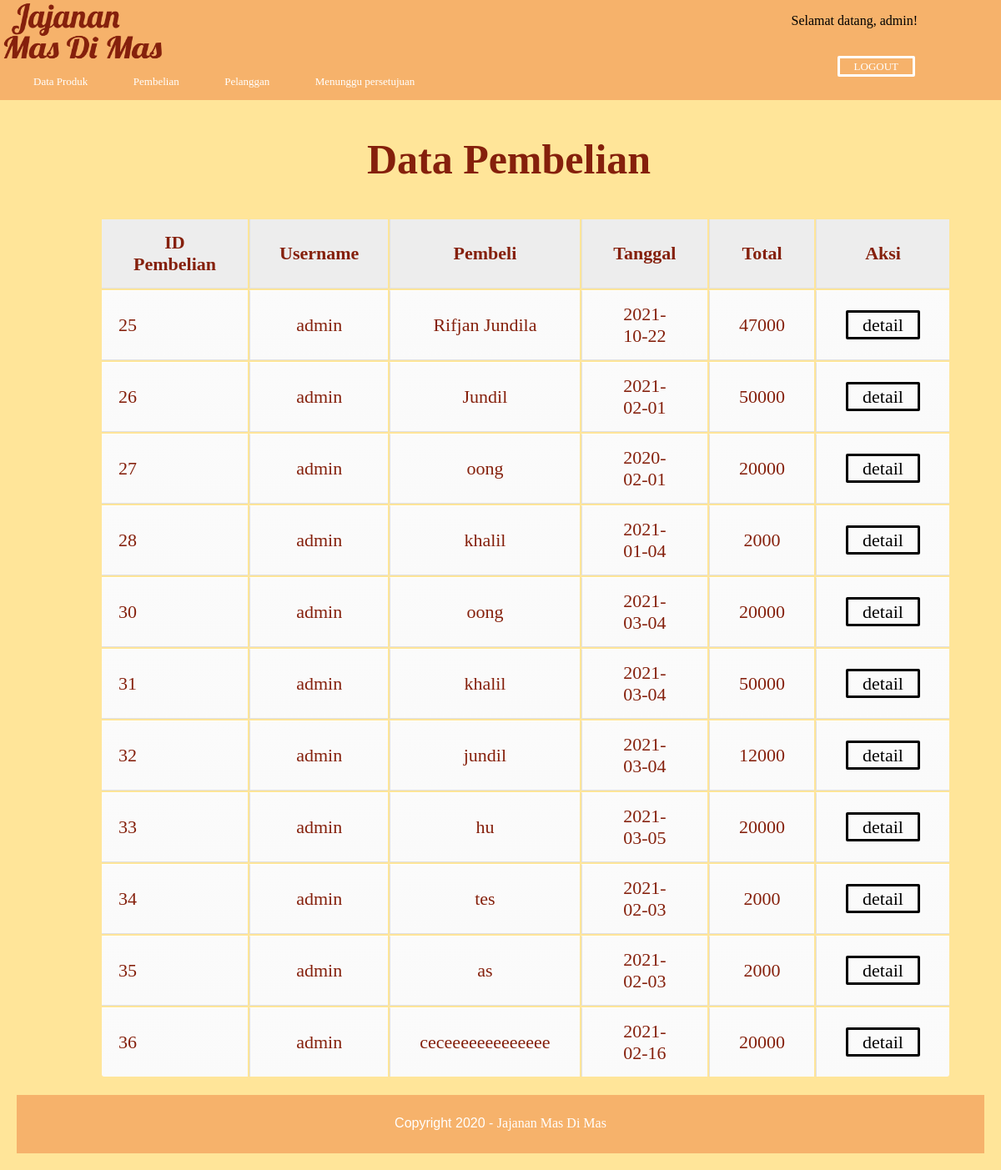
Screenshot of /pembelian.php (signed in) with the database file from the repository.
### tables this page shows
CREATE TABLE `pembelian` (
  `id_pembelian` int(11) NOT NULL,
  `username` varchar(20) NOT NULL,
  `atasnama` varchar(100) NOT NULL,
  `tanggal` date NOT NULL,
  `pembayaran` varchar(200) NOT NULL,
  `total` int(11) NOT NULL,
  `status` enum('diproses','dikirim','selesai','ditolak') NOT NULL DEFAULT 'diproses',
  `bukti_pembayaran` varchar(100) DEFAULT NULL
);

CREATE TABLE `pengguna` (
  `username` varchar(20) NOT NULL,
  `email` varchar(100) NOT NULL,
  `nohp` varchar(15) NOT NULL,
  `password` varchar(20) NOT NULL,
  `password2` varchar(20) NOT NULL,
  `alamat` text NOT NULL,
  `kodepos` varchar(50) NOT NULL
);

### pembelian.php (the view, shortened to what this page needs)
<!DOCTYPE html>
<html>
<head>
	<link rel='stylesheet' href='css/admin.css'>
</head>
<body>
	<div class='header'>
		<a href="admin.php" class="custom-logo-link" rel="home" aria-current="page"><img width="200" height="80px" src="gambar/logo.png" class="custom-logo"/></a>
		<div class="menu-header-1">
			<div class="a">
				<ul>
					<p>Selamat datang, <?php echo $_SESSION['username']; ?>!</p>
					<li><a href="logout.php">LOGOUT</a></li>
				</ul>
			</div>
			<div class="c">
			</div>
		</div>
		<div class="menu-header-2">
		</div>
	</div>
	<div class="header-2">
		<div class="menu-header-2">
			<ul>
				<li><a href="dataproduk.php">Data Produk</a></li>
				<li><a href="pembelian.php">Pembelian</a></li>
				<li><a href="pelanggan.php">Pelanggan</a></li>
				<li><a href="menunggupersetujuan.php">Menunggu persetujuan</a></li>
			</ul>
		</div>
	</div>
	<div class='gambar'>
		<h2> Data Pembelian </h2>
		<table class="table">
			<thead>
				<tr>
					<th>ID Pembelian</th>
					<th>Username</th>
					<th>Pembeli</th>
					<th>Tanggal</th>
					<th>Total</th>
					<th>Aksi</th>
				</tr>
			</thead>
			<tbody>
				<?php
				include 'konek.php';
				$ambil=$con->query("SELECT * FROM pembelian JOIN pengguna ON pembelian.username=pengguna.username"); ?>
				<?php while($pecah = $ambil->fetch_assoc()){ ?>
					<tr>
						<td><?php echo $pecah['id_pembelian'];?></td>
						<td><?php echo $pecah['username'];?></td>
						<td><?=$pecah['atasnama']?></td>
						<td><?php echo $pecah['tanggal'];?></td>
						<td><?php echo $pecah['total'];?></td>
						<td>
							<a href="admin.php?halaman=detail&id=<?php echo $pecah['id_pembelian'];?>" class="btn">detail</a>
						</td>
					</tr>
				<?php } ?>
			</tbody>
		</table>
	</div>
	<div class='footer'>
		<p>Copyright 2020 - <a href=''>Jajanan Mas Di Mas</a></p>
	</div>
</body>
</html>

### css/admin.css (style rules this page uses)
body { background-color: #FFE599; margin: 0; font-family: sans-serif; }
.header { width: 100%; height: 60px; background-color: #F6B26B; }
.menu-header-1 { float: right; height: 60px; width: 40%; border-left: 0px solid; text-align: right; font-family: signika; }
.menu-header-1 .a { border-left: 0px solid; width: 44%; float: right; height: 60px; margin-right: 100px; }
.menu-header-1 .a ul a { font-size: 13px; font-family: Arial Black; font-style: bold; text-decoration: none; color: white; }
.menu-header-1 .a ul li { display: inline-block; position: relative; margin-top: 20px; margin-right: 3px; }
.menu-header-1 .a ul li a { color: white; text-decoration: none; border: 3px solid; border-radius: 2px; padding: 2px 17px 2px 17px; transition: 0.5s ease; }
.menu-header-1 .c { margin-top: 20px; width: 34%; float: right; height: 60px; text-align: center; }
.menu-header-2 { float: right; height: 60px; width: 40%; }
.header-2 { width: 100%; height: 60px; background-color: #F6B26B; }
.header-2 .menu-header-2 { margin-left: 4%; width: 100%; height: 43px; }
.menu-header-2 ul li { display: inline-block; position: relative; list-style-type: none; margin-right: 50px; margin-top: 12px; }
.menu-header-2 ul li a { font-size: 13px; font-family: Arial Black; font-style: bold; text-decoration: none; color: white; }
.gambar { width: 90%; display: grid; grid-template-columns: 1fr; margin:auto; }
.gambar h2 { margin-left: 20px; font-family: Brush Script MT; color: #85200c; font-size: 50px; text-align: center; position: relative; }
.table { margin-left: 60px; font-size: 22px; font-family: times; color: #85200c; position: relative; }
table th { padding: 15px 35px; border-left:1px solid #e0e0e0; border-bottom: 1px solid #e0e0e0; background: #ededed; }
table th:first-child { border-left:none; }
table tr { text-align: center; padding-left: 20px; }
table td:first-child { text-align: left; padding-left: 20px; border-left: 0; }
table td { padding: 15px 35px; border-top: 1px solid #ffffff; border-bottom: 1px solid #e0e0e0; border-left: 1px solid #e0e0e0; background: #fafafa; background: -webkit-gradient(linear, left top, left bottom, from(#fbfbfb), to(#fafafa)); background: -moz-linear-gradient(top, #fbfbfb, #fafafa); }
table tr:last-child td { border-bottom: 0; }
table tr:last-child td:first-child { -moz-border-radius-bottomleft: 3px; -webkit-border-bottom-left-radius: 3px; border-bottom-left-radius: 3px; }
table tr:last-child td:last-child { -moz-border-radius-bottomright: 3px; -webkit-border-bottom-right-radius: 3px; border-bottom-right-radius: 3px; }
.table tbody a { color: black; text-decoration: none; border: 3px solid; border-radius: 2px; padding: 2px 17px 2px 17px; transition: 0.5s ease; }
.footer { text-align: center; margin: 20px; color: white; background: #F6B26B; height: 70px; }
.footer p { padding-top:25px; }
.footer a { text-decoration: none; color: white; font-style: bold; font-family: signika; }

### rows the page displays
pembelian: id_pembelian "25", pengguna.username "admin", atasnama "Rifjan Jundila", tanggal "2021-10-22", total "47000"
pembelian: id_pembelian "26", pengguna.username "admin", atasnama "Jundil", tanggal "2021-02-01", total "50000"
pembelian: id_pembelian "27", pengguna.username "admin", atasnama "oong", tanggal "2020-02-01", total "20000"
pembelian: id_pembelian "28", pengguna.username "admin", atasnama "khalil", tanggal "2021-01-04", total "2000"
pembelian: id_pembelian "30", pengguna.username "admin", atasnama "oong", tanggal "2021-03-04", total "20000"
pembelian: id_pembelian "31", pengguna.username "admin", atasnama "khalil", tanggal "2021-03-04", total "50000"
pembelian: id_pembelian "32", pengguna.username "admin", atasnama "jundil", tanggal "2021-03-04", total "12000"
pembelian: id_pembelian "33", pengguna.username "admin", atasnama "hu", tanggal "2021-03-05", total "20000"
pembelian: id_pembelian "34", pengguna.username "admin", atasnama "tes", tanggal "2021-02-03", total "2000"
pembelian: id_pembelian "35", pengguna.username "admin", atasnama "as", tanggal "2021-02-03", total "2000"
pembelian: id_pembelian "36", pengguna.username "admin", atasnama "ceceeeeeeeeeeeee", tanggal "2021-02-16", total "20000"

### other values shown
$_SESSION['username'] "admin"
